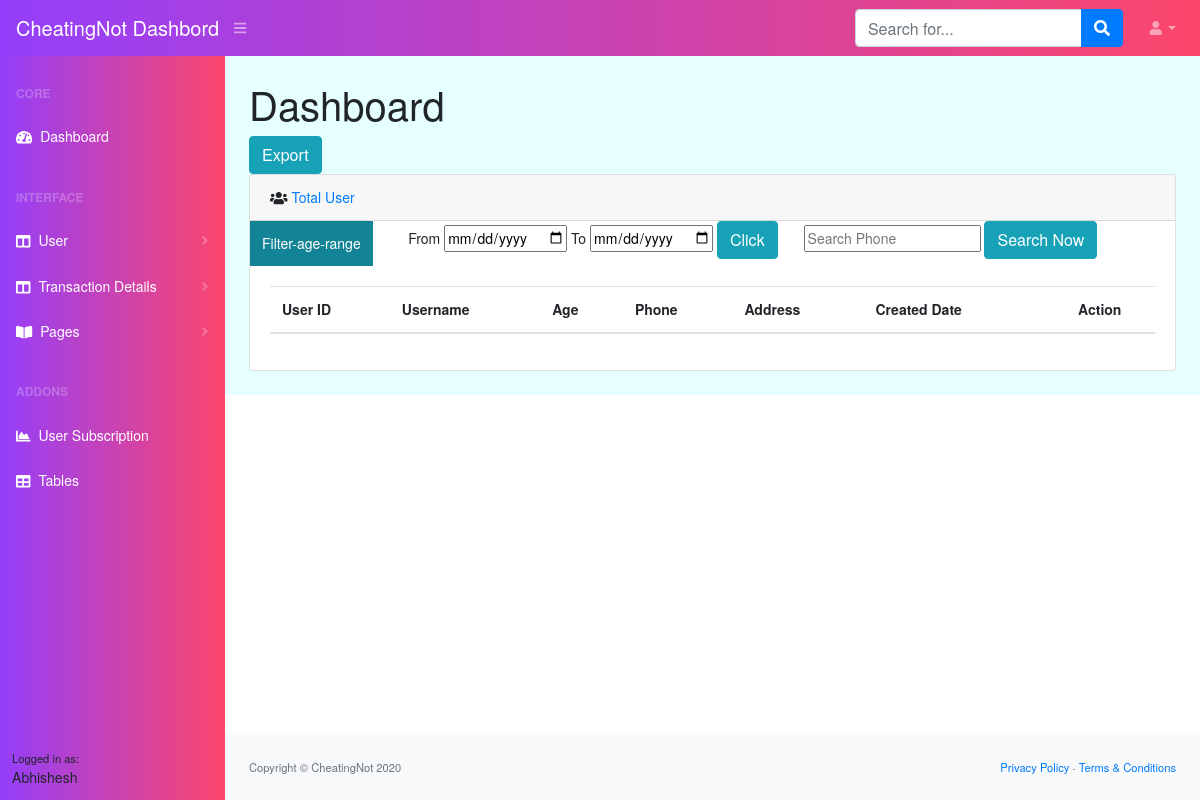
The page /userList/ on the database as committed earlier.
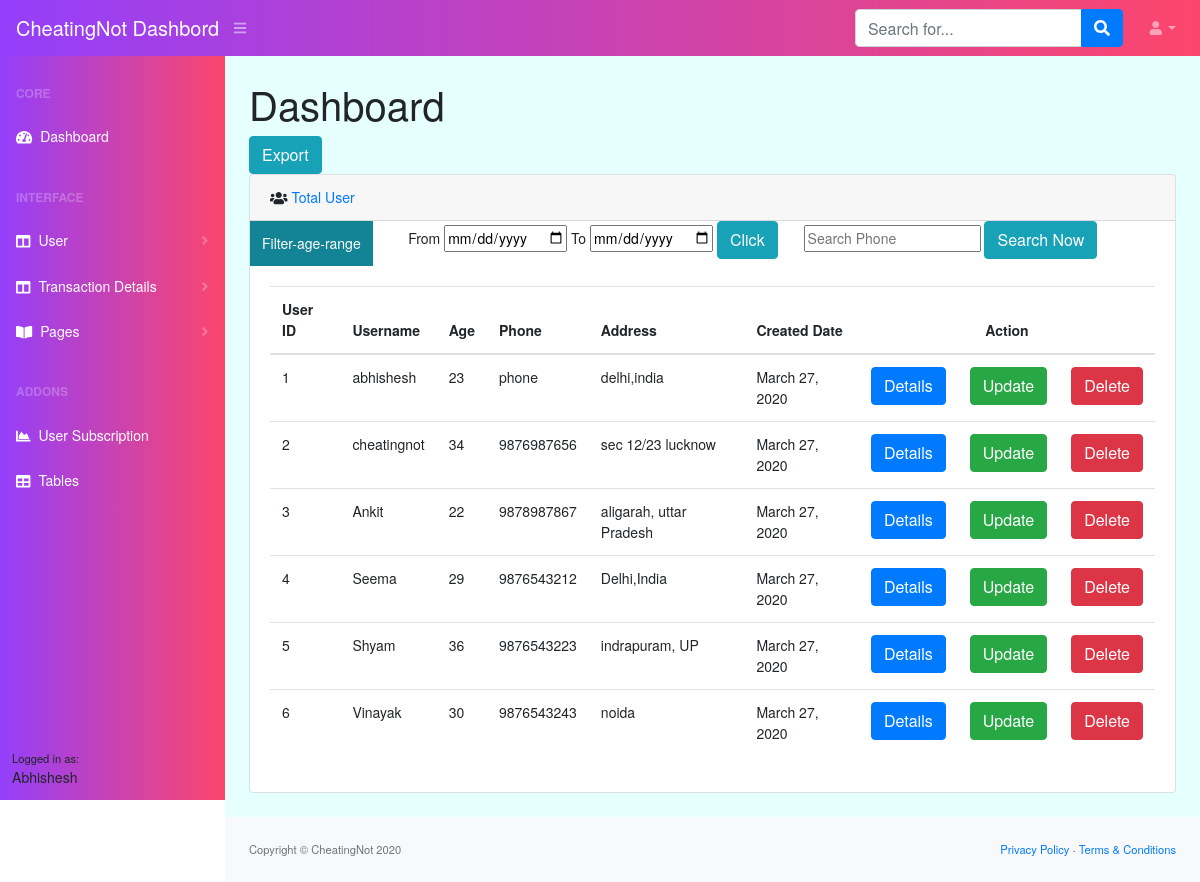
The same page on the database as committed later.
### cheatingdash/models.py (models this page shows)
class UserProfile(models.Model):
    user = models.OneToOneField(User, on_delete=models.CASCADE,null=True, blank=True)
    address = models.TextField( blank=True, null=True)
    age=models.CharField(max_length=4,null=True, blank=True)
    phone=models.CharField(max_length=11,null=True, blank=True)
    city=models.CharField(max_length=40,null=True, blank=True)
    create_at = models.DateTimeField(auto_now_add=True)
    def __unicode__(self):
        return self.user.username

### cheatingdash/views.py (the view)
# urls.py: path('userList/',views.userList,name='userList'),
def userList(request):
    user = UserProfile.objects.all()
    print(user)
    return render(request, 'userlisting.html', {'users':user})

### templates/userlisting.html (shortened to what this page needs)
{% load static %}
<!DOCTYPE html>
<html lang="en">
    <head>
        <link rel="stylesheet" href="{% static 'css/main.css' %}">
        <link href="https://cdn.datatables.net/1.10.20/css/dataTables.bootstrap4.min.css" rel="stylesheet" />
    </head>
    <body class="sb-nav-fixed">
        <nav class="sb-topnav navbar navbar-expand navbar-dark bg-dark">
            <a class="navbar-brand" href="#">CheatingNot Dashbord</a><button class="btn btn-link btn-sm order-1 order-lg-0" id="sidebarToggle" href="#"><i class="fas fa-bars"></i></button
            >
            <form class="d-none d-md-inline-block form-inline ml-auto mr-0 mr-md-3 my-2 my-md-0">
                <div class="input-group">
                    <input class="form-control" type="text" placeholder="Search for..." aria-label="Search" aria-describedby="basic-addon2" />
                    <div class="input-group-append">
                        <button class="btn btn-primary" type="button"><i class="fas fa-search"></i></button>
                    </div>
                </div>
            </form>
            <ul class="navbar-nav ml-auto ml-md-0">
                <li class="nav-item dropdown">
                    <a class="nav-link dropdown-toggle" id="userDropdown" href="#" role="button" data-toggle="dropdown" aria-haspopup="true" aria-expanded="false"><i class="fas fa-user fa-fw"></i></a>
                </li>
            </ul>
        </nav>
        <div id="layoutSidenav">
            <div id="layoutSidenav_nav">
                <nav class="sb-sidenav accordion sb-sidenav-dark" id="sidenavAccordion">
                    <div class="sb-sidenav-menu">
                        <div class="nav">
                            <div class="sb-sidenav-menu-heading">Core</div>
                            <a class="nav-link" href="/"
                                ><div class="sb-nav-link-icon"><i class="fas fa-tachometer-alt"></i></div>
                                Dashboard</a
                            >
                            <div class="sb-sidenav-menu-heading">Interface</div>
                            <a class="nav-link collapsed" href="#" data-toggle="collapse" data-target="#collapseLayouts" aria-expanded="false" aria-controls="collapseLayouts"
                                ><div class="sb-nav-link-icon"><i class="fas fa-columns"></i></div>
                                User
                                <div class="sb-sidenav-collapse-arrow"><i class="fas fa-angle-down"></i></div
                            ></a>
                            <a class="nav-link collapsed" href="#" data-toggle="collapse" data-target="#collapseLayouts" aria-expanded="false" aria-controls="collapseLayouts"
                                ><div class="sb-nav-link-icon"><i class="fas fa-columns"></i></div>
                                Transaction Details
                                <div class="sb-sidenav-collapse-arrow"><i class="fas fa-angle-down"></i></div
                            ></a>
                            <a class="nav-link collapsed" href="#" data-toggle="collapse" data-target="#collapsePages" aria-expanded="false" aria-controls="collapsePages"
                                ><div class="sb-nav-link-icon"><i class="fas fa-book-open"></i></div>
                                Pages
                                <div class="sb-sidenav-collapse-arrow"><i class="fas fa-angle-down"></i></div
                            ></a>
                            <div class="sb-sidenav-menu-heading">Addons</div>
                            <a class="nav-link" href="/userSubscription"
                                ><div class="sb-nav-link-icon"><i class="fas fa-chart-area"></i></div>
                                User Subscription</a
                            ><a class="nav-link" href="#"
                                ><div class="sb-nav-link-icon"><i class="fas fa-table"></i></div>
                                Tables</a
                            >
                        </div>
                    </div>
                    <div class="sb-sidenav-footer">
                        <div class="small">Logged in as:</div>
                        Abhishesh
                    </div>
                </nav>
            </div>
            <div id="layoutSidenav_content">
                <main style="background-color: #e6ffff;">
                    <div class="container-fluid">
                        <h1 class="mt-4">Dashboard</h1>
                        <div class="">
    <form action="/userListCSV/"  method="post">
  <button type="submit" class="btn btn-info">Export</button>
</form>
    </div>
                        <div class="card mb-4">
                            <div class="card-header"><i  class="fas fa-users mr-1"></i><a href="/userList">Total User</a></div>
                            <div class="row">
                            <div class="dropdown col-md-2">
  <button class="dropbtn">Filter-age-range</button>
</div>
<div class="col-md-5">
    <form action="/datefilter/"  method="post">
  <label for="birthday">From</label>
  <input type="date"  name="start">
    <label for="birthday">To</label>
  <input type="date"  name="end">
  <button type="submit" class="btn btn-info">Click</button>
</form>
    </div>
<div class="col-md-5">
 <form action="/search/" method="post">
 <input type="text" name="q" placeholder="Search Phone">
 <button type="submit" class="btn btn-info">Search Now</button>
</form>
</div>
</div>
                            <div class="card-body">
                                <div class="table-responsive">
                                 <table class="table">
    <thead>
        <tr>
            <th>User ID</th>
            <th>Username</th>
            <th>Age</th>
            <th>Phone</th>
            <th>Address</th>
            <th>Created Date</th>
            <th colspan="3" class="text-center">Action</th>
        </tr>
    </thead>
    <tbody>
        {% for user in users %}
       <tr>
        <td>{{user.id}}</td>
        <td>{{user.user}}</td>
        <td>{{user.age}}</td>
        <td>{{user.phone}}</td>
        <td>{{user.address}}</td>
        <td>{{user.create_at|date}}</td>
        <td><a href="#" rel="noopener noreferrer" class="text-center btn btn-primary">Details</a></td>
        <td><a href="#" target="_blank" rel="noopener noreferrer" class="text-center btn btn-success">Update</a></td>
         <td><a href="#" rel="noopener noreferrer" class="text-center btn btn-danger">Delete</a></td>
       </tr>
       {% endfor %}
    </tbody>
</table>
                                </div>
                            </div>
                        </div>
                    </div>
                </main>
                <footer class="py-4 bg-light mt-auto">
                    <div class="container-fluid">
                        <div class="d-flex align-items-center justify-content-between small">
                            <div class="text-muted">Copyright &copy; CheatingNot 2020</div>
                            <div>
                                <a href="#">Privacy Policy</a>
                                &middot;
                                <a href="#">Terms &amp; Conditions</a>
                            </div>
                        </div>
                    </div>
                </footer>
            </div>
        </div>
    </body>
</html>

Rows that differ between the two databases and show on the page:
added UserProfile: id "1", user "abhishesh", age "23", phone "phone", address "delhi,india", create_at "March 27, 2020"
added UserProfile: id "2", user "cheatingnot", age "34", phone "9876987656", address "sec 12/23 lucknow", create_at "March 27, 2020"
added UserProfile: id "3", user "Ankit", age "22", phone "9878987867", address "aligarah, uttar Pradesh", create_at "March 27, 2020"
added UserProfile: id "4", user "Seema", age "29", phone "9876543212", address "Delhi,India", create_at "March 27, 2020"
added UserProfile: id "5", user "Shyam", age "36", phone "9876543223", address "indrapuram, UP", create_at "March 27, 2020"
added UserProfile: id "6", user "Vinayak", age "30", phone "9876543243", address "noida", create_at "March 27, 2020"
